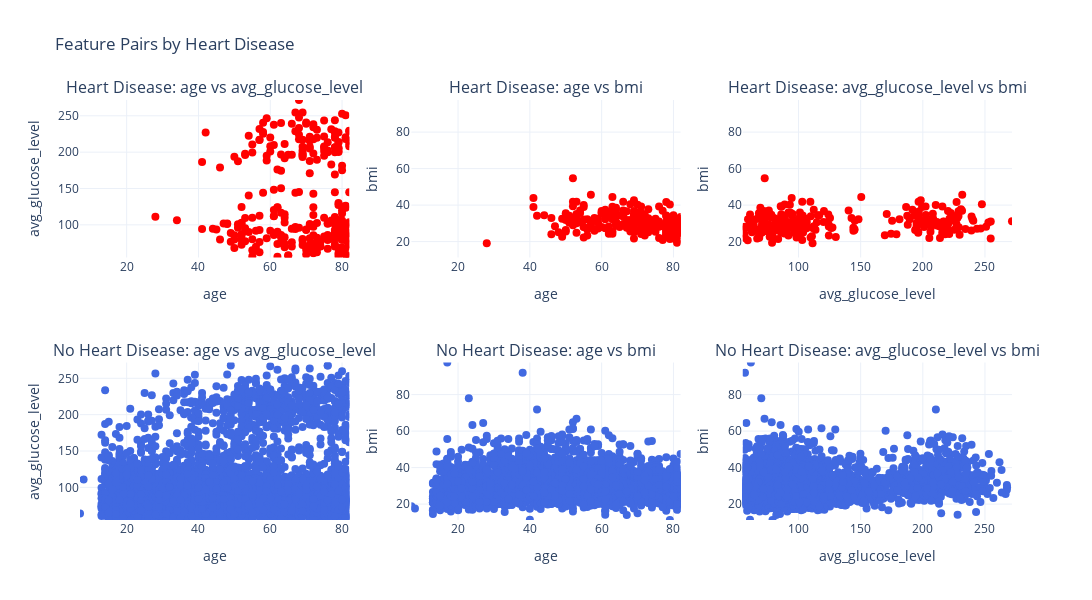

The notebook cell this image was saved under:
### Markdown cell above
Key Takeaways:
- Higher glucose levels (>150 mg/dL) are more common in stroke cases, especially in older individuals.
- Age (50+) appears to be a key risk factor, especially when combined with high glucose levels.
- BMI does not show a strong separation between stroke and non-stroke individuals.
- Feature interactions (age × glucose level) might be a better predictor than individual features alone.

### Code cell
def plot_feature_pairs_by_heart_disease(data, feature_names):
    
    # Define the feature pairs (3 pairs for 3 features)
    pairs = [
        (feature_names[0], feature_names[1]),
        (feature_names[0], feature_names[2]),
        (feature_names[1], feature_names[2])
    ]
    
    # Define custom colors for heart disease groups
    color_map = {1: 'red', 0: 'royalblue'}
    
    # Compute global ranges for each feature across the entire dataset
    feature_ranges = {feat: (data[feat].min(), data[feat].max()) for feat in feature_names}
    
    # Create subplot titles for each row and pair
    titles_row1 = [f"Heart Disease: {x} vs {y}" for x, y in pairs]
    titles_row2 = [f"No Heart Disease: {x} vs {y}" for x, y in pairs]
    subplot_titles = titles_row1 + titles_row2  # First row then second row
    
    # Create a 2-row x 3-column subplot grid
    fig = make_subplots(rows=2, cols=3, subplot_titles=subplot_titles)
    
    # Filter data by heart_disease value
    data_heart_disease1 = data[data["heart_disease"] == 1]
    data_heart_disease0 = data[data["heart_disease"] == 0]
    
    # Plot for heart_disease == 1 (top row)
    for idx, (x_feature, y_feature) in enumerate(pairs):
        col = idx + 1  # subplot column index (1, 2, 3)
        fig.add_trace(
            go.Scatter(
                x=data_heart_disease1[x_feature],
                y=data_heart_disease1[y_feature],
                mode='markers',
                marker=dict(
                    size=8,
                    color=color_map[1]
                ),
                name="Heart Disease"
            ),
            row=1, col=col
        )
        # Update axes with consistent ranges for this feature
        fig.update_xaxes(title_text=x_feature, row=1, col=col, range=feature_ranges[x_feature])
        fig.update_yaxes(title_text=y_feature, row=1, col=col, range=feature_ranges[y_feature])
    
    # Plot for heart_disease == 0 (bottom row)
    for idx, (x_feature, y_feature) in enumerate(pairs):
        col = idx + 1
        fig.add_trace(
            go.Scatter(
                x=data_heart_disease0[x_feature],
                y=data_heart_disease0[y_feature],
                mode='markers',
                marker=dict(
                    size=8,
                    color=color_map[0]
                ),
                name="No Heart Disease"
            ),
            row=2, col=col
        )
        # Update axes with consistent ranges for this feature
        fig.update_xaxes(title_text=x_feature, row=2, col=col, range=feature_ranges[x_feature])
        fig.update_yaxes(title_text=y_feature, row=2, col=col, range=feature_ranges[y_feature])
    
    # Update the overall layout
    fig.update_layout(
        height=600,
        width=1200,
        title="Feature Pairs by Heart Disease",
        template="plotly_white",
        showlegend=False  # Adjust legend if needed
    )
    
    pio.show(fig)


feature_names = ['age', 'avg_glucose_level', 'bmi']
plot_feature_pairs_by_heart_disease(df_heart_disease, feature_names)

### Figure 1 — Plotly figure (JSON) as saved in the notebook; plotly's stock layout.template omitted (floating-point values rounded to 4 significant figures; data arrays with more than 128 entries replaced by an {"elided": "..."} marker saying what was removed)
{"data": [{"marker": {"color": "red", "size": 8}, "mode": "markers", "name": "Heart Disease", "type": "scatter", "x": {"elided": "275 int values"}, "xaxis": "x", "y": {"elided": "275 float values"}, "yaxis": "y"}, {"marker": {"color": "red", "size": 8}, "mode": "markers", "name": "Heart Disease", "type": "scatter", "x": {"elided": "275 int values"}, "xaxis": "x2", "y": {"elided": "275 float values"}, "yaxis": "y2"}, {"marker": {"color": "red", "size": 8}, "mode": "markers", "name": "Heart Disease", "type": "scatter", "x": {"elided": "275 float values"}, "xaxis": "x3", "y": {"elided": "275 float values"}, "yaxis": "y3"}, {"marker": {"color": "royalblue", "size": 8}, "mode": "markers", "name": "No Heart Disease", "type": "scatter", "x": {"elided": "4147 int values"}, "xaxis": "x4", "y": {"elided": "4147 float values"}, "yaxis": "y4"}, {"marker": {"color": "royalblue", "size": 8}, "mode": "markers", "name": "No Heart Disease", "type": "scatter", "x": {"elided": "4147 int values"}, "xaxis": "x5", "y": {"elided": "4147 float values"}, "yaxis": "y5"}, {"marker": {"color": "royalblue", "size": 8}, "mode": "markers", "name": "No Heart Disease", "type": "scatter", "x": {"elided": "4147 float values"}, "xaxis": "x6", "y": {"elided": "4147 float values"}, "yaxis": "y6"}], "layout": {"annotations": [{"font": {"size": 16}, "showarrow": false, "text": "Heart Disease: age vs avg_glucose_level", "x": 0.1444, "xanchor": "center", "xref": "paper", "y": 1, "yanchor": "bottom", "yref": "paper"}, {"font": {"size": 16}, "showarrow": false, "text": "Heart Disease: age vs bmi", "x": 0.5, "xanchor": "center", "xref": "paper", "y": 1, "yanchor": "bottom", "yref": "paper"}, {"font": {"size": 16}, "showarrow": false, "text": "Heart Disease: avg_glucose_level vs bmi", "x": 0.8556, "xanchor": "center", "xref": "paper", "y": 1, "yanchor": "bottom", "yref": "paper"}, {"font": {"size": 16}, "showarrow": false, "text": "No Heart Disease: age vs avg_glucose_level", "x": 0.1444, "xanchor": "center", "xref": "paper", "y": 0.375, "yanchor": "bottom", "yref": "paper"}, {"font": {"size": 16}, "showarrow": false, "text": "No Heart Disease: age vs bmi", "x": 0.5, "xanchor": "center", "xref": "paper", "y": 0.375, "yanchor": "bottom", "yref": "paper"}, {"font": {"size": 16}, "showarrow": false, "text": "No Heart Disease: avg_glucose_level vs bmi", "x": 0.8556, "xanchor": "center", "xref": "paper", "y": 0.375, "yanchor": "bottom", "yref": "paper"}], "height": 600, "showlegend": false, "title": {"text": "Feature Pairs by Heart Disease"}, "width": 1200, "xaxis": {"anchor": "y", "domain": [0, 0.2889], "range": [7, 82], "title": {"text": "age"}}, "xaxis2": {"anchor": "y2", "domain": [0.3556, 0.6444], "range": [7, 82], "title": {"text": "age"}}, "xaxis3": {"anchor": "y3", "domain": [0.7111, 1], "range": [55.12, 271.7], "title": {"text": "avg_glucose_level"}}, "xaxis4": {"anchor": "y4", "domain": [0, 0.2889], "range": [7, 82], "title": {"text": "age"}}, "xaxis5": {"anchor": "y5", "domain": [0.3556, 0.6444], "range": [7, 82], "title": {"text": "age"}}, "xaxis6": {"anchor": "y6", "domain": [0.7111, 1], "range": [55.12, 271.7], "title": {"text": "avg_glucose_level"}}, "yaxis": {"anchor": "x", "domain": [0.625, 1], "range": [55.12, 271.7], "title": {"text": "avg_glucose_level"}}, "yaxis2": {"anchor": "x2", "domain": [0.625, 1], "range": [11.3, 97.6], "title": {"text": "bmi"}}, "yaxis3": {"anchor": "x3", "domain": [0.625, 1], "range": [11.3, 97.6], "title": {"text": "bmi"}}, "yaxis4": {"anchor": "x4", "domain": [0, 0.375], "range": [55.12, 271.7], "title": {"text": "avg_glucose_level"}}, "yaxis5": {"anchor": "x5", "domain": [0, 0.375], "range": [11.3, 97.6], "title": {"text": "bmi"}}, "yaxis6": {"anchor": "x6", "domain": [0, 0.375], "range": [11.3, 97.6], "title": {"text": "bmi"}}}}
